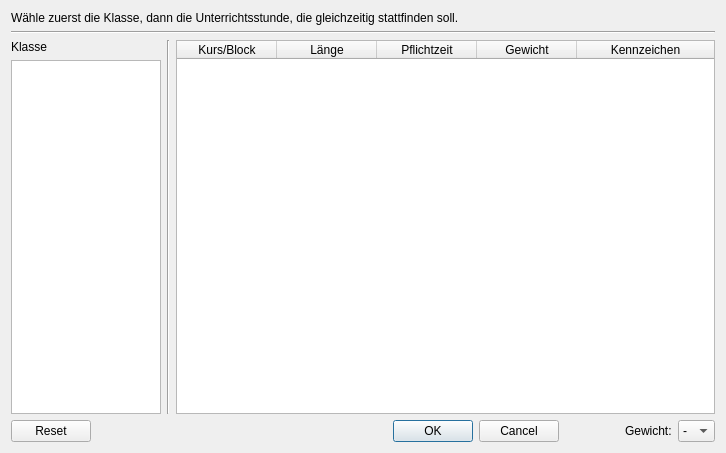
<?xml version="1.0" encoding="UTF-8"?>
<ui version="4.0">
 <class>Dialog</class>
 <widget class="QDialog" name="Dialog">
  <property name="geometry">
   <rect>
    <x>0</x>
    <y>0</y>
    <width>726</width>
    <height>453</height>
   </rect>
  </property>
  <property name="windowTitle">
   <string>Dialog</string>
  </property>
  <layout class="QVBoxLayout" name="verticalLayout_2">
   <item>
    <widget class="QLabel" name="label">
     <property name="text">
      <string>Wähle zuerst die Klasse, dann die Unterrichtsstunde, die gleichzeitig stattfinden soll.</string>
     </property>
    </widget>
   </item>
   <item>
    <widget class="Line" name="line_2">
     <property name="orientation">
      <enum>Qt::Horizontal</enum>
     </property>
    </widget>
   </item>
   <item>
    <layout class="QHBoxLayout" name="horizontalLayout_2" stretch="0,0,1">
     <item>
      <layout class="QVBoxLayout" name="verticalLayout">
       <item>
        <widget class="QLabel" name="label_4">
         <property name="maximumSize">
          <size>
           <width>16777215</width>
           <height>16777215</height>
          </size>
         </property>
         <property name="text">
          <string>Klasse</string>
         </property>
        </widget>
       </item>
       <item>
        <widget class="QListView" name="class_list">
         <property name="maximumSize">
          <size>
           <width>150</width>
           <height>16777215</height>
          </size>
         </property>
         <property name="editTriggers">
          <set>QAbstractItemView::NoEditTriggers</set>
         </property>
        </widget>
       </item>
      </layout>
     </item>
     <item>
      <widget class="Line" name="line">
       <property name="orientation">
        <enum>Qt::Vertical</enum>
       </property>
      </widget>
     </item>
     <item>
      <widget class="QTableWidget" name="lesson_table">
       <attribute name="horizontalHeaderDefaultSectionSize">
        <number>100</number>
       </attribute>
       <attribute name="horizontalHeaderStretchLastSection">
        <bool>true</bool>
       </attribute>
       <attribute name="verticalHeaderVisible">
        <bool>false</bool>
       </attribute>
       <column>
        <property name="text">
         <string>Kurs/Block</string>
        </property>
       </column>
       <column>
        <property name="text">
         <string>Länge</string>
        </property>
       </column>
       <column>
        <property name="text">
         <string>Pflichtzeit</string>
        </property>
       </column>
       <column>
        <property name="text">
         <string>Gewicht</string>
        </property>
       </column>
       <column>
        <property name="text">
         <string>Kennzeichen</string>
        </property>
       </column>
      </widget>
     </item>
    </layout>
   </item>
   <item>
    <layout class="QHBoxLayout" name="horizontalLayout" stretch="1,0,0,0">
     <item>
      <widget class="QDialogButtonBox" name="buttonBox">
       <property name="orientation">
        <enum>Qt::Horizontal</enum>
       </property>
       <property name="standardButtons">
        <set>QDialogButtonBox::Cancel|QDialogButtonBox::Ok|QDialogButtonBox::Reset</set>
       </property>
      </widget>
     </item>
     <item>
      <spacer name="horizontalSpacer">
       <property name="orientation">
        <enum>Qt::Horizontal</enum>
       </property>
       <property name="sizeType">
        <enum>QSizePolicy::Fixed</enum>
       </property>
       <property name="sizeHint" stdset="0">
        <size>
         <width>60</width>
         <height>20</height>
        </size>
       </property>
      </spacer>
     </item>
     <item>
      <widget class="QLabel" name="label_2">
       <property name="text">
        <string>Gewicht:</string>
       </property>
      </widget>
     </item>
     <item>
      <widget class="QComboBox" name="weight">
       <property name="currentText">
        <string>+</string>
       </property>
       <property name="maxVisibleItems">
        <number>12</number>
       </property>
       <item>
        <property name="text">
         <string>-</string>
        </property>
       </item>
       <item>
        <property name="text">
         <string>1</string>
        </property>
       </item>
       <item>
        <property name="text">
         <string>2</string>
        </property>
       </item>
       <item>
        <property name="text">
         <string>3</string>
        </property>
       </item>
       <item>
        <property name="text">
         <string>4</string>
        </property>
       </item>
       <item>
        <property name="text">
         <string>5</string>
        </property>
       </item>
       <item>
        <property name="text">
         <string>6</string>
        </property>
       </item>
       <item>
        <property name="text">
         <string>7</string>
        </property>
       </item>
       <item>
        <property name="text">
         <string>8</string>
        </property>
       </item>
       <item>
        <property name="text">
         <string>9</string>
        </property>
       </item>
       <item>
        <property name="text">
         <string>+</string>
        </property>
       </item>
      </widget>
     </item>
    </layout>
   </item>
  </layout>
 </widget>
 <resources/>
 <connections>
  <connection>
   <sender>buttonBox</sender>
   <signal>accepted()</signal>
   <receiver>Dialog</receiver>
   <slot>accept()</slot>
   <hints>
    <hint type="sourcelabel">
     <x>248</x>
     <y>254</y>
    </hint>
    <hint type="destinationlabel">
     <x>157</x>
     <y>274</y>
    </hint>
   </hints>
  </connection>
  <connection>
   <sender>buttonBox</sender>
   <signal>rejected()</signal>
   <receiver>Dialog</receiver>
   <slot>reject()</slot>
   <hints>
    <hint type="sourcelabel">
     <x>316</x>
     <y>260</y>
    </hint>
    <hint type="destinationlabel">
     <x>286</x>
     <y>274</y>
    </hint>
   </hints>
  </connection>
 </connections>
</ui>
